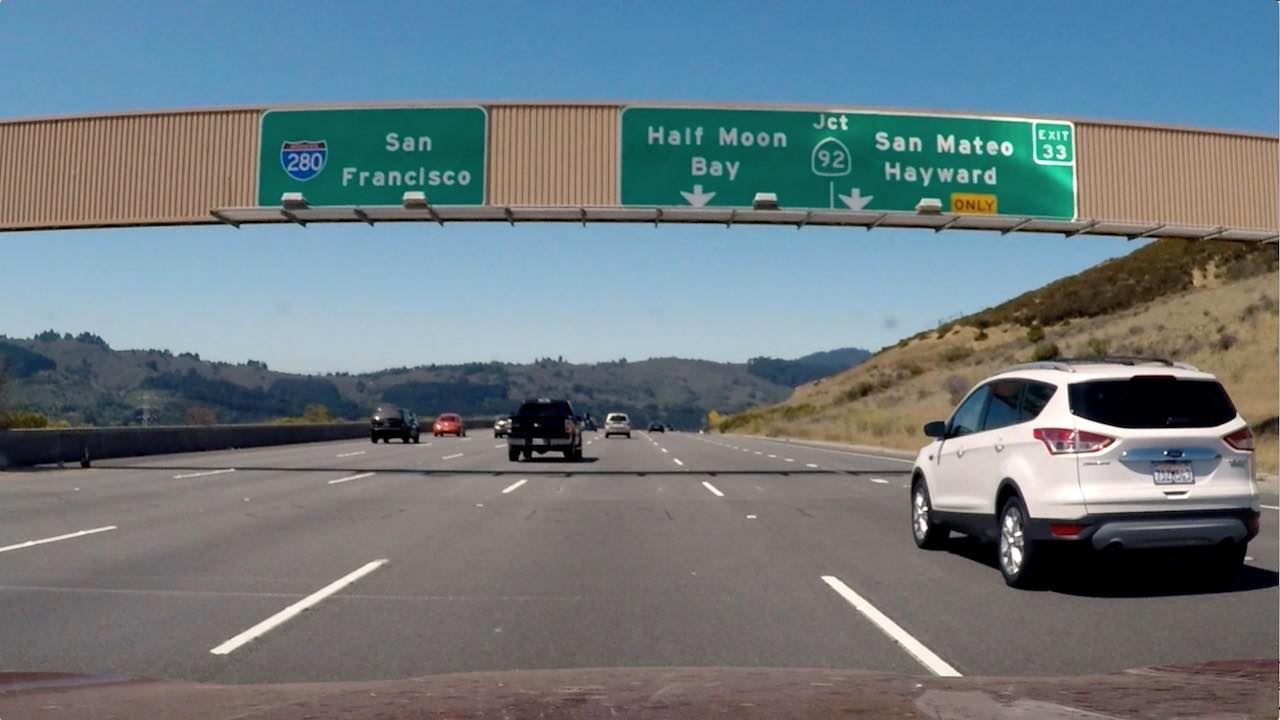
#> input picture CarND-Advanced-Lane-Lines-P4/test_images/undistortion_test.png, 1280 x 720 px
$ jupyter execute --allow-errors experiments.ipynb   (shell and % lines are left out)   (older library calls are emulated)
#> lines starting #> are read from the running program, lines starting #| are printed output that depends on the picture; after the words box and inside, x2 and y2 are one past the last pixel; in counts of white or black regions, pixels touching at a corner belong together; long printed decimals are rounded
### CarND-Advanced-Lane-Lines-P4/cool_image_functions.py
import numpy as np
import cv2
import glob
import matplotlib.pyplot as plt
import pickle


def caliberate_camera():
    "returns objpoints ans imgpoints"

    nx = 9
    ny = 6
    # prepare object points, like (0,0,0), (1,0,0), (2,0,0) ....,(6,5,0)
    objp = np.zeros((ny*nx,3), np.float32)
    objp[:,:2] = np.mgrid[0:nx, 0:ny].T.reshape(-1,2)

    # Arrays to store object points and image points from all the images.
    objpoints = [] # 3d points in real world space
    imgpoints = [] # 2d points in image plane.

    # Make a list of calibration images
    images = glob.glob("camera_cal/calibration*.jpg")

    # Step through the list and search for chessboard corners
    for idx, fname in enumerate(images):
       img = cv2.imread(fname)
       gray = cv2.cvtColor(img, cv2.COLOR_BGR2GRAY)

       # Find the chessboard corners
       ret, corners = cv2.findChessboardCorners(gray, (nx,ny), None)

       # If found, add object points, image points
       if ret == True:
          objpoints.append(objp)
          imgpoints.append(corners)

    img = cv2.imread('camera_cal/calibration11.jpg')
    img_size = (img.shape[1], img.shape[0])

    ret, mtx, dist, rvecs, tvecs = cv2.calibrateCamera(objpoints, imgpoints, img_size, None, None)

    dist_pickle = {}
    dist_pickle["mtx"] = mtx
    dist_pickle["dist"] = dist
    pickle.dump( dist_pickle, open( "camera_cal/mtx_dist_pickle.p", "wb" ) )

    return mtx, dist

def cal_undistort(img, mtx, dist):
    """Returns undistorted image."""
    #undistort using saved camera caliberation result
    undist = cv2.undistort(img, mtx, dist, None, mtx)
    cv2.imwrite('calibration_wide/test_undist.jpg',undist)

    return undist

def apply_color_and_gradient_threshold(img, s_thresh=(170, 255), sx_thresh=(20, 100)):
    img = np.copy(img)

    # Convert to HSV color space and separate the V channel
    hls = cv2.cvtColor(img, cv2.COLOR_RGB2HLS).astype(np.float)
    l_channel = hls[:,:,1]
    s_channel = hls[:,:,2]
    gray = cv2.cvtColor(img, cv2.COLOR_RGB2GRAY)

    # Sobel x (try with l_channel and gray interchangably: rajesh)
    sobelx = cv2.Sobel(gray, cv2.CV_64F, 1, 0) # Take the derivative in x
    abs_sobelx = np.absolute(sobelx) # Absolute x derivative to accentuate lines away from horizontal
    scaled_sobel = np.uint8(255*abs_sobelx/np.max(abs_sobelx))

    # Threshold x gradient
    sxbinary = np.zeros_like(scaled_sobel)
    sxbinary[(scaled_sobel >= sx_thresh[0]) & (scaled_sobel <= sx_thresh[1])] = 1

    # Threshold color channel
    s_binary = np.zeros_like(s_channel)
    s_binary[(s_channel >= s_thresh[0]) & (s_channel <= s_thresh[1])] = 1

    # Stack each channel
    # Note color_binary[:, :, 0] is all 0s, effectively an all black image. It might
    # be beneficial to replace this channel with something else.
    color_binary = np.dstack(( np.zeros_like(sxbinary), sxbinary, s_binary))

    # Combine the two binary thresholds
    combined_binary = np.zeros_like(sxbinary)
    combined_binary[(s_binary == 1) | (sxbinary == 1)] = 1

    return combined_binary, color_binary

def mask_this_image(img, points):
    '''set the non-regionOfInterest to black'''
    mask = np.zeros_like(img)
    ignore_mask_color = 255

    cv2.fillPoly(mask, points, ignore_mask_color)

    result = cv2.bitwise_and(img, mask)
    return result


def transform_perspective(src, dst, img, image_shape):
    M = cv2.getPerspectiveTransform(src, dst)
    Minv = cv2.getPerspectiveTransform(dst, src)
    warped = cv2.warpPerspective(img, M, (image_shape[1], image_shape[0]), flags=cv2.INTER_LINEAR)

    return warped, Minv


def extract_pixel_positions(img):

    binary_warped = img
    # Assuming you have created a warped binary image called "binary_warped"
    # Take a histogram of the bottom half of the image
    histogram = np.sum(binary_warped[int(binary_warped.shape[0]/2):,:], axis=0)
    # Create an output image to draw on and  visualize the result
    out_img = np.dstack((binary_warped, binary_warped, binary_warped))*255
    # Find the peak of the left and right halves of the histogram
    # These will be the starting point for the left and right lines
    midpoint = np.int(histogram.shape[0]/2)
    leftx_base = np.argmax(histogram[:midpoint])
    rightx_base = np.argmax(histogram[midpoint:]) + midpoint

    # Choose the number of sliding windows
    nwindows = 9
    # Set height of windows
    window_height = np.int(binary_warped.shape[0]/nwindows)
    # Identify the x and y positions of all nonzero pixels in the image
    nonzero = binary_warped.nonzero()
    nonzeroy = np.array(nonzero[0])
    nonzerox = np.array(nonzero[1])
    # Current positions to be updated for each window
    leftx_current = leftx_base
    rightx_current = rightx_base
    # Set the width of the windows +/- margin
    margin = 100
    # Set minimum number of pixels found to recenter window
    minpix = 50
    # Create empty lists to receive left and right lane pixel indices
    left_lane_inds = []
    right_lane_inds = []

    # Step through the windows one by one
    for window in range(nwindows):
        # Identify window boundaries in x and y (and right and left)
        win_y_low = binary_warped.shape[0] - (window+1)*window_height
        win_y_high = binary_warped.shape[0] - window*window_height
        win_xleft_low = leftx_current - margin
        win_xleft_high = leftx_current + margin
        win_xright_low = rightx_current - margin
        win_xright_high = rightx_current + margin
        # Draw the windows on the visualization image
        cv2.rectangle(out_img,(win_xleft_low,win_y_low),(win_xleft_high,win_y_high),(0,255,0), 2)
        cv2.rectangle(out_img,(win_xright_low,win_y_low),(win_xright_high,win_y_high),(0,255,0), 2)
        # Identify the nonzero pixels in x and y within the window
        good_left_inds = ((nonzeroy >= win_y_low) & (nonzeroy < win_y_high) & (nonzerox >= win_xleft_low) & (nonzerox < win_xleft_high)).nonzero()[0]
        good_right_inds = ((nonzeroy >= win_y_low) & (nonzeroy < win_y_high) & (nonzerox >= win_xright_low) & (nonzerox < win_xright_high)).nonzero()[0]
        # Append these indices to the lists
        left_lane_inds.append(good_left_inds)
        right_lane_inds.append(good_right_inds)
        # If you found > minpix pixels, recenter next window on their mean position
        if len(good_left_inds) > minpix:
           leftx_current = np.int(np.mean(nonzerox[good_left_inds]))
        if len(good_right_inds) > minpix:
           rightx_current = np.int(np.mean(nonzerox[good_right_inds]))

    # Concatenate the arrays of indices
    left_lane_inds = np.concatenate(left_lane_inds)
    right_lane_inds = np.concatenate(right_lane_inds)

    # Extract left and right line pixel positions
    leftx = nonzerox[left_lane_inds]
    lefty = nonzeroy[left_lane_inds]
    rightx = nonzerox[right_lane_inds]
    righty = nonzeroy[right_lane_inds]

    return leftx, lefty, rightx, righty, out_img, nonzerox, nonzeroy, left_lane_inds, right_lane_inds

def evaluate_polynomial(indep, poly_coeffs):
    return poly_coeffs[0]*indep**2 + poly_coeffs[1]*indep + poly_coeffs[2]

def center(y, left_poly, right_poly):
    center = (1.5 * evaluate_polynomial(y, left_poly) - evaluate_polynomial(y, right_poly)) / 2
    return center


# [13 lines left out: function write_data_on_image, not called in this run]

### CarND-Advanced-Lane-Lines-P4/experiments.ipynb
[cell 1]
import numpy as np
import cv2
import glob
import matplotlib.pyplot as plt
import matplotlib.image as mpimg
import pickle
from cool_image_functions import *

#> (a cell that did not finish here is left out)

[cell 3]
#load the caliberation result and use for undistorting any imag
dist_pickle = pickle.load( open( "camera_cal/mtx_dist_pickle.p", "rb" ) )
#> (reads CarND-Advanced-Lane-Lines-P4/camera_cal/mtx_dist_pickle.p from the repository)
mtx = dist_pickle["mtx"]
dist = dist_pickle["dist"]

[cell 4]
img = cv2.imread('test_images/undistortion_test.png')
#> img is the input picture: shape (720, 1280, 3); mean B, G, R 127.5, 121.6, 109.2
#img = cv2.imread('camera_cal/calibration3.jpg')
image_shape = img.shape
undistorted_img = cal_undistort(img, mtx, dist)

f, (ax1, ax2) = plt.subplots(1, 2, figsize=(20,10))
ax1.imshow(img[...,::-1])
ax1.set_title('Original Image', fontsize=30)
ax2.imshow(undistorted_img[...,::-1])
ax2.set_title('Undistorted Image', fontsize=30)

[cell 5]
#image = mpimg.imread('test_images/test6.jpg')
#color_binary to check the individual contributions of x_gradient and color channel (170, 255), (20, 100)
processed_image, color_binary = apply_color_and_gradient_threshold(undistorted_img, (170, 255), (30, 100))
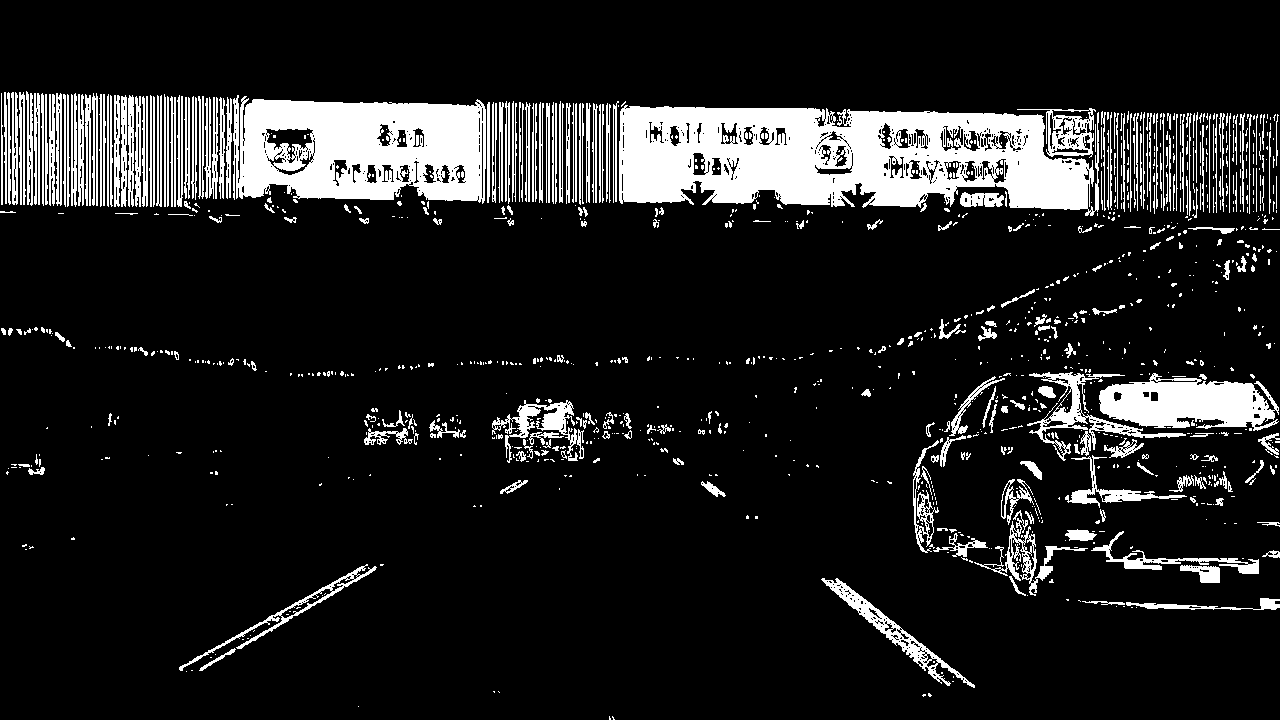
#> processed_image: shape (720, 1280); values 0 (black) and 1 (white), 12.9% white; 1164 white regions (856 under 20 px), largest, box (x1, y1, x2, y2) and area: (619, 105, 1099, 216) 35619, (233, 95, 486, 204) 20853, (1099, 373, 1279, 431) 6794

# Plot the result
f, (ax1, ax2) = plt.subplots(1, 2, figsize=(24, 9))
f.tight_layout()

ax1.imshow(color_binary[...,::-1])
ax1.set_title('Color Binary', fontsize=40)

ax2.imshow(processed_image[...,::-1], cmap="gray")
ax2.set_title('Pipeline Result', fontsize=40)
plt.subplots_adjust(left=0., right=1, top=0.9, bottom=0.)

[cell 6]
points = np.array([[(0,image_shape[0]),(550, 470), (700, 470), (image_shape[1],image_shape[0])]], dtype=np.int32)
masked_image = mask_this_image(processed_image, points)
plt.imshow(masked_image[...,::-1], cmap="gray")

[cell 7]
src = np.float32(
    [[120, 720],
     [550, 470],
     [700, 470],
     [1160, 720]])

dst = np.float32(
    [[200,720],
     [200,0],
     [1080,0],
     [1080,720]])

warped_image, Minv = transform_perspective(src, dst, masked_image, image_shape)
#> Minv = [[0.17, -0.74, 515.9], [9.17e-17, -0.509, 470], [1.95e-19, -0.00119, 1]]
plt.imshow(warped_image[...,::-1], cmap="gray")

[cell 8]
leftx, lefty, rightx, righty, out_img, nonzerox, nonzeroy, left_lane_inds, right_lane_inds   = extract_pixel_positions(warped_image)
#> in extract_pixel_positions, `histogram = np.sum(binary_warped[int(binary_warped.shape[0]/2):,:], ax..`: histogram = 1280 values, max 107 at index 191, min 0 at index 0, mean 3.96
#> in extract_pixel_positions, `leftx_base = np.argmax(histogram[:midpoint])`: leftx_base = 191
#> in extract_pixel_positions, `rightx_base = np.argmax(histogram[midpoint:]) + midpoint`: rightx_base = 964
#> in extract_pixel_positions, `nonzero = binary_warped.nonzero()`: nonzero = 15619 positions, rows 65 to 719, columns 147 to 1094
#> in extract_pixel_positions, `nonzeroy = np.array(nonzero[0])`: nonzeroy = 15619 values from 65 to 719
#> in extract_pixel_positions, `nonzerox = np.array(nonzero[1])`: nonzerox = 15619 values, max 1094 at index 185, min 147 at index 10558, mean 674.3
#> in extract_pixel_positions, `leftx_current = leftx_base`: leftx_current = 191
#> in extract_pixel_positions, `rightx_current = rightx_base`: rightx_current = 964
#> the loop in extract_pixel_positions, `for window in range(nwindows):` made 9 passes
#> (win_xleft_low, win_xleft_high, win_xright_low, win_xright_high, leftx_current, rightx_current) on passes 1, 2, 5, 6, 7: (91, 291, 864, 1064, 179, 953), (79, 279, 853, 1053, 176, 960), (76, 276, 882, 1082, 163, 978), (63, 263, 878, 1078, 177, 988), (77, 277, 888, 1088, 177, 996)
#> after the loop in extract_pixel_positions, `for window in range(nwindows):`:
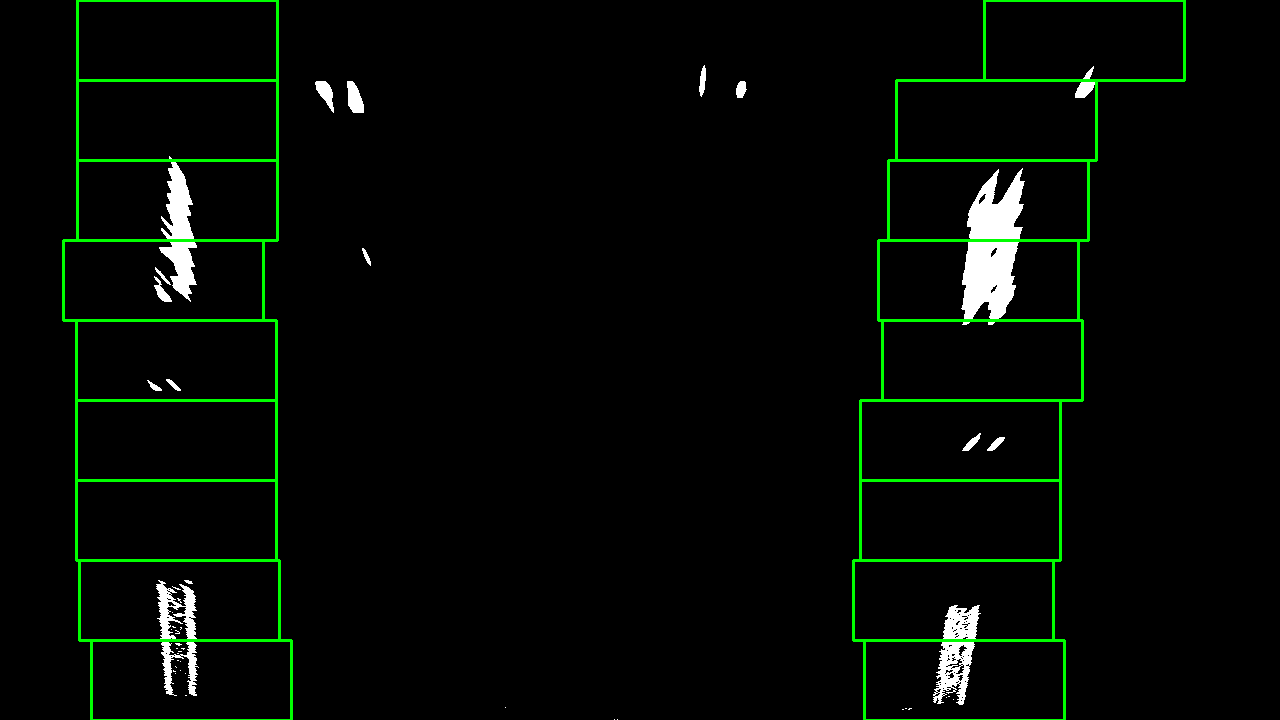
#> out_img: shape (720, 1280, 3); mean of channels 0, 1, 2 4.2, 9.7, 4.2; drawn as B, G, R
#> after the loop in extract_pixel_positions, `for window in range(nwindows):`: left_lane_inds = 9 items
#> in extract_pixel_positions, `left_lane_inds = np.concatenate(left_lane_inds)`: left_lane_inds = 5316 values, max 15475 at index 910, min 1288 at index 5307, mean 8566.3
#> in extract_pixel_positions, `right_lane_inds = np.concatenate(right_lane_inds)`: right_lane_inds = 9262 values, max 15616 at index 1518, min 3 at index 9195, mean 8126.6
#> in extract_pixel_positions, `leftx = nonzerox[left_lane_inds]`: leftx = 5316 values, max 198 at index 530, min 147 at index 2215, mean 177.3
#> in extract_pixel_positions, `lefty = nonzeroy[left_lane_inds]`: lefty = 5316 values, max 695 at index 902, min 156 at index 5307, mean 404.8
#> in extract_pixel_positions, `rightx = nonzerox[right_lane_inds]`: rightx = 9262 values, max 1094 at index 8968, min 902 at index 1515, mean 985.1
#> in extract_pixel_positions, `righty = nonzeroy[right_lane_inds]`: righty = 9262 values, max 709 at index 1515, min 66 at index 9195, mean 356.5
#> nonzeroy = 15619 values from 65 to 719

left_fit = np.polyfit(lefty, leftx, 2)
#> left_fit = [0.000104, -0.0907, 192.8]
right_fit = np.polyfit(righty, rightx, 2)
#> right_fit = [0.000453, -0.501, 1090.3]

[cell 9]
ploty = np.linspace(0, warped_image.shape[0]-1, warped_image.shape[0] )
left_fitx = left_fit[0]*ploty**2 + left_fit[1]*ploty + left_fit[2]
#> left_fitx = 720 values, max 192.8 at index 0, min 173.2 at index 434, mean 178.2
right_fitx = right_fit[0]*ploty**2 + right_fit[1]*ploty + right_fit[2]
#> right_fitx = 720 values, max 1090.3 at index 0, min 951.9 at index 553, mean 988.4


out_img[nonzeroy[left_lane_inds], nonzerox[left_lane_inds]] = [255, 0, 0]
out_img[nonzeroy[right_lane_inds], nonzerox[right_lane_inds]] = [0, 0, 255]

blank_canvas = np.zeros((720, 1280))
colour_canvas = cv2.cvtColor(blank_canvas.astype(np.uint8), cv2.COLOR_GRAY2RGB)
#> colour_canvas: shape (720, 1280, 3); every value is 0

plt.imshow(out_img[...,::-1], cmap='gray')
plt.plot(left_fitx, ploty, color='yellow')
plt.plot(right_fitx, ploty, color='yellow')
plt.xlim(0, 1280)
plt.ylim(720, 0)
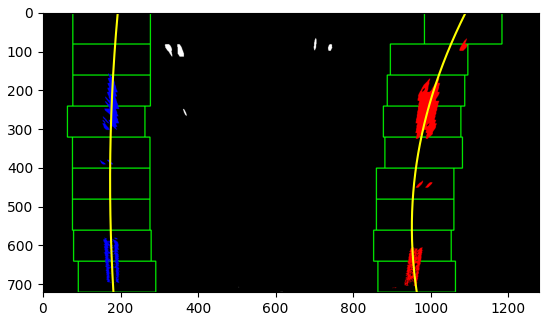
#> figure drawn by matplotlib, 1 panel

[cell 10]
# Determine curvature of the lane
y_eval = 500

# Define conversions in x and y from pixels space to meters
ym_per_pix = 30/720 # meters per pixel in y dimension
xm_per_pix = 3.7/700 # meters per pixel in x dimension

# Fit new polynomials to x,y in world space
left_fit_cr = np.polyfit(lefty*ym_per_pix, leftx*xm_per_pix, 2)
#> left_fit_cr = [0.000318, -0.0115, 1.02]
right_fit_cr = np.polyfit(righty*ym_per_pix, rightx*xm_per_pix, 2)
#> right_fit_cr = [0.00138, -0.0635, 5.76]
# Calculate the new radii of curvature
left_curverad = ((1 + (2*left_fit_cr[0]*y_eval*ym_per_pix + left_fit_cr[1])**2)**1.5) / np.absolute(2*left_fit_cr[0])
#> left_curverad = 1572.5
right_curverad = ((1 + (2*right_fit_cr[0]*y_eval*ym_per_pix + right_fit_cr[1])**2)**1.5) / np.absolute(2*right_fit_cr[0])
#> right_curverad = 362.8
# Now our radius of curvature is in meters
print(left_curverad, 'm', right_curverad, 'm')
#| 1572.480 m 362.821 m
# Example values: 632.1 m    626.2 m

curvature = (left_curverad + right_curverad) / 2
#> curvature = 967.7
centre = center(719, left_fit, right_fit)
#> in center, `center = (1.5 * evaluate_polynomial(y, left_poly) - evaluate_polynomia..`: center = -346
#> centre = -346
print (curvature, centre)
#| 967.650 -345.960

[cell 11]
# Create an image to draw the lines on
warp_zero = np.zeros_like(warped_image).astype(np.uint8)
color_warp = np.dstack((warp_zero, warp_zero, warp_zero))

# Recast the x and y points into usable format for cv2.fillPoly()
pts_left = np.array([np.transpose(np.vstack([left_fitx, ploty]))])
#> pts_left = 720 pairs, first value 173.2 to 192.8, second value 0 to 719
pts_right = np.array([np.flipud(np.transpose(np.vstack([right_fitx, ploty])))])
#> pts_right = 720 pairs, first value 951.9 to 1090.3, second value 0 to 719
pts = np.hstack((pts_left, pts_right))
#> pts = 1440 pairs, first value 173.2 to 1090.3, second value 0 to 719

# Draw the lane onto the warped blank image
cv2.fillPoly(color_warp, np.int_([pts]), (0,255, 0))
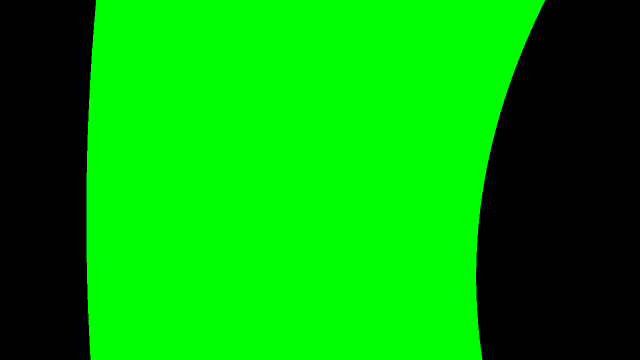
#> color_warp: shape (720, 1280, 3) (shown at 1/2 size); mean of channels 0, 1, 2 0, 161.6, 0; drawn as B, G, R

# Warp the blank back to original image space using inverse perspective matrix (Minv)
newwarp = cv2.warpPerspective(color_warp, Minv, (image_shape[1], image_shape[0]))
# Combine the result with the original image
result = cv2.addWeighted(undistorted_img, 1, newwarp, 0.3, 0)
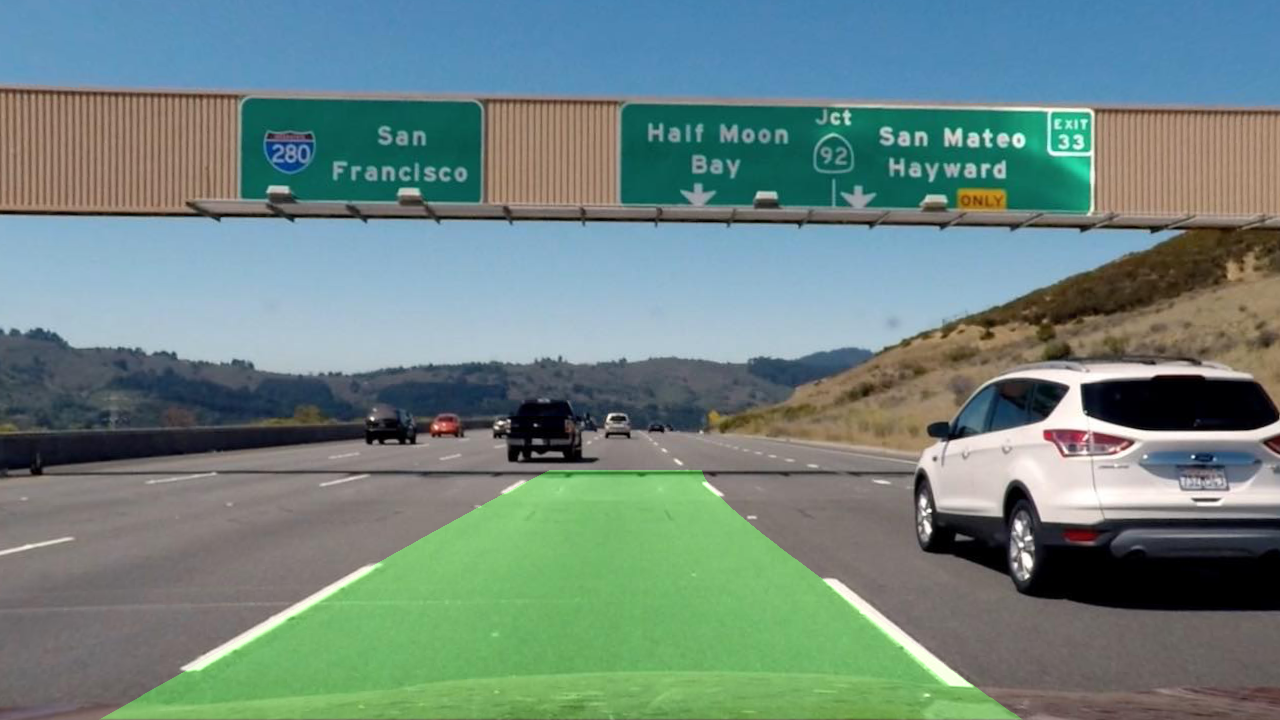
#> result: shape (720, 1280, 3); mean B, G, R 127.3, 132.8, 109.6

#> (the rest of this cell did not finish here and is left out)
